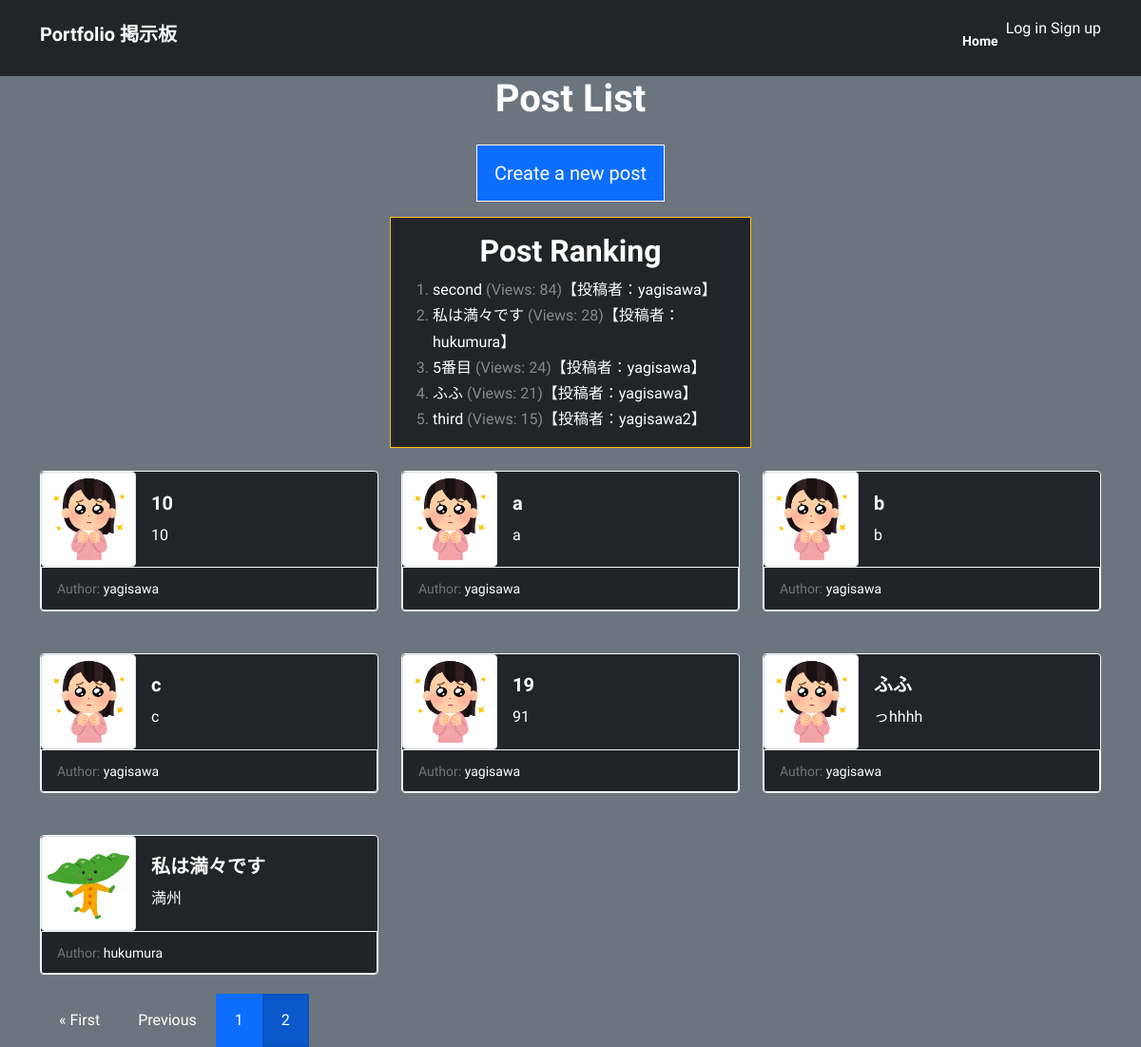
Screenshot of /?page=2 with the database file from the repository.
### myapp/models.py (models this page shows, shortened)
class Post(models.Model):
    title = models.CharField(max_length=200)
    content = models.TextField()
    author = models.ForeignKey(User, on_delete=models.CASCADE)
    created_at = models.DateTimeField(auto_now_add=True)
    updated_at = models.DateTimeField(auto_now=True)
    likes = models.ManyToManyField(settings.AUTH_USER_MODEL, related_name='likes', blank=True)
    views = models.IntegerField(default=0)
    icon = models.ImageField(upload_to='icons/', blank=True, null=True)
    def get_author_avatar_url(self):
        return self.author.profile.avatar.url if self.author.profile.avatar else None

class Profile(models.Model):
    user = models.OneToOneField(User, on_delete=models.CASCADE)
    bio = models.TextField(max_length=500, blank=True)
    website = models.URLField(max_length=200, blank=True)
    location = models.CharField(max_length=100, blank=True)
    avatar = models.ImageField(upload_to='avatars/', blank=True, null=True)
    followers = models.ManyToManyField(User, related_name='following', blank=True)
    followers_count = models.PositiveIntegerField(default=0)

### myapp/views.py (the view)
# urls.py: path('', views.post_list, name='post_list'),
def post_list(request):
    posts = Post.objects.all()
    ranked_posts = Post.objects.annotate(num_views=F('views') + 1).order_by('-num_views')[:5]
    paginator = Paginator(posts, 9)
    page_number = request.GET.get('page')
    page_obj = paginator.get_page(page_number)
    if page_number is None or int(page_number) == 1:
        show_ranking = True
    else:
        show_ranking = False
    if request.method == 'POST':
        form = CommentForm(request.POST)
        if form.is_valid():
            comment = form.save(commit=False)
            comment.post = Post
            comment.save()
            return redirect('post_detail', pk=Post.pk)
    else:
        form = CommentForm()
    return render(request, 'myapp/post_list.html', {'posts': posts, 'ranked_posts': ranked_posts, 'page_obj': page_obj, 'form': form})

### myapp/templates/myapp/post_list.html (shortened to what this page needs)
{% extends 'base.html' %}
{% load static %}
{% block content %}
<div class="container">
  <div class="text-center">
    <h1>Post List</h1>
    <a class="btn btn-primary btn-lg mt-3 mb-3 border border-light" href="{% url 'post_create' %}">Create a new post</a>
  </div>
  <div class="row justify-content-center">
    <div class="col-md-4 bg-dark border border-warning mb-4">
      <div class="post-section mt-3 mb-3">
        <h2 class="text-center">Post Ranking</h2>
        <ol class="ranking-list bg-dark">
          {% for post in ranked_posts %}
            <li><a href="{% url 'post_detail' post.pk %}" class="text-white">{{ post.title }}</a> (Views: {{ post.views }})<a href="{% url 'profile' post.author.username %}">【投稿者：{{ post.author }}】</a></li>
          {% empty %}
            <li>No posts yet.</li>
            <li>Be the first to create a post and get to the top of the ranking!</li>
          {% endfor %}
        </ol>
      </div>
    </div>
  </div>
  {% if page_obj %}
  <div class="row row-cols-1 row-cols-md-3 g-4">
    {% for post in page_obj %}
      <div class="col">
        <div class="card bg-dark border border-light">
          <div class="d-flex align-items-center">
            {% if post.get_author_avatar_url %}
              <img src="{{ post.get_author_avatar_url }}" class="card-img-left img-thumbnail" alt="Avatar" style="width: 100px; height: 100px;">
            {% else %}
              <img src="{% static 'images/default_avatar.png' %}" class="card-img-left img-thumbnail" alt="Avatar" style="width: 100px; height: 100px;">
            {% endif %}
            <div class="card-body">
              <h5 class="card-title"><a href="{% url 'post_detail' post.pk %}">{{ post.title }}</a></h5>
              <p class="card-text text-white">
                {% if post.content|length > 30 %}
                  {{ post.content|slice:":30" }}...
                {% else %}
                  {{ post.content }}
                {% endif %}
              </p>
            </div>
          </div>
          <div class="card-footer border border-light">
            <small class="text-muted">Author: <a href="{% url 'profile' post.author.username %}" class="text-white">{{ post.author.username }}</a></small>
          </div>
        </div>
      </div>
    {% empty %}
      <p>No posts yet.</p>
    {% endfor %}
  </div>
  {% else %}
    <p>No posts yet.</p>
  {% endif %}
  {% if page_obj.has_other_pages %}
    <div class="pagination">
      {% if page_obj.has_previous %}
        <a class="btn btn-secondary" href="?page=1">&laquo; First</a>
        <a class="btn btn-secondary" href="?page={{ page_obj.previous_page_number }}">Previous</a>
      {% endif %}
      {% for num in page_obj.paginator.page_range %}
        {% if page_obj.number == num %}
          <a class="btn btn-primary active" href="?page={{ num }}">{{ num }}</a>
        {% else %}
          <a class="btn btn-primary" href="?page={{ num }}">{{ num }}</a>
        {% endif %}
      {% endfor %}
    </div>
  {% endif %}
</div>
{% endblock %}

### myapp/static/myapp/style.css (style rules this page uses)
:root { --primary: #0d6efd; --white: #ffffff; --body: #888; }
body { font-family: 'Sora', sans-serif; line-height: 1.7; color: var(--body); }
h1, h2, h3, h4, h5, h6 { color: var(--white); font-weight: 700; }
a { color: var(--white); text-decoration: none; }
.btn { padding: 14px 18px; border-width: 2px; border-radius: 0; }
.card { margin-bottom: 20px; }

### rows the page displays
Post: title "second", views "84", author "yagisawa"
Post: title "私は満々です", views "28", author "hukumura", get_author_avatar_url (picture), content "満州", author.username "hukumura"
Post: title "5番目", views "24", author "yagisawa"
Post: title "ふふ", views "21", author "yagisawa", get_author_avatar_url (picture), content "っhhhh", author.username "yagisawa"
Post: title "third", views "15", author "yagisawa2"
Post: get_author_avatar_url (picture), title "10", content "10", author.username "yagisawa"
Post: get_author_avatar_url (picture), title "a", content "a", author.username "yagisawa"
Post: get_author_avatar_url (picture), title "b", content "b", author.username "yagisawa"
Post: get_author_avatar_url (picture), title "c", content "c", author.username "yagisawa"
Post: get_author_avatar_url (picture), title "19", content "91", author.username "yagisawa"

### other values shown
{{ num }} "1"
{{ num }} "2"
